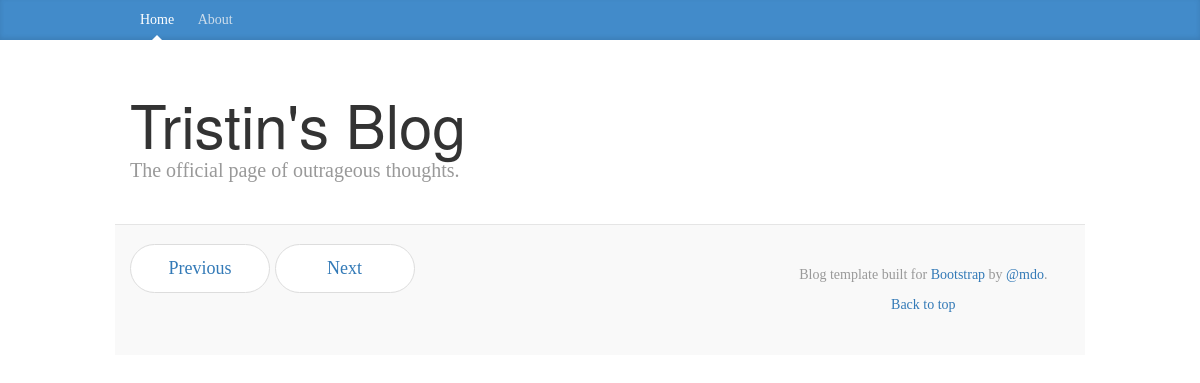
/blog/, run on an earlier commit of the app's database.
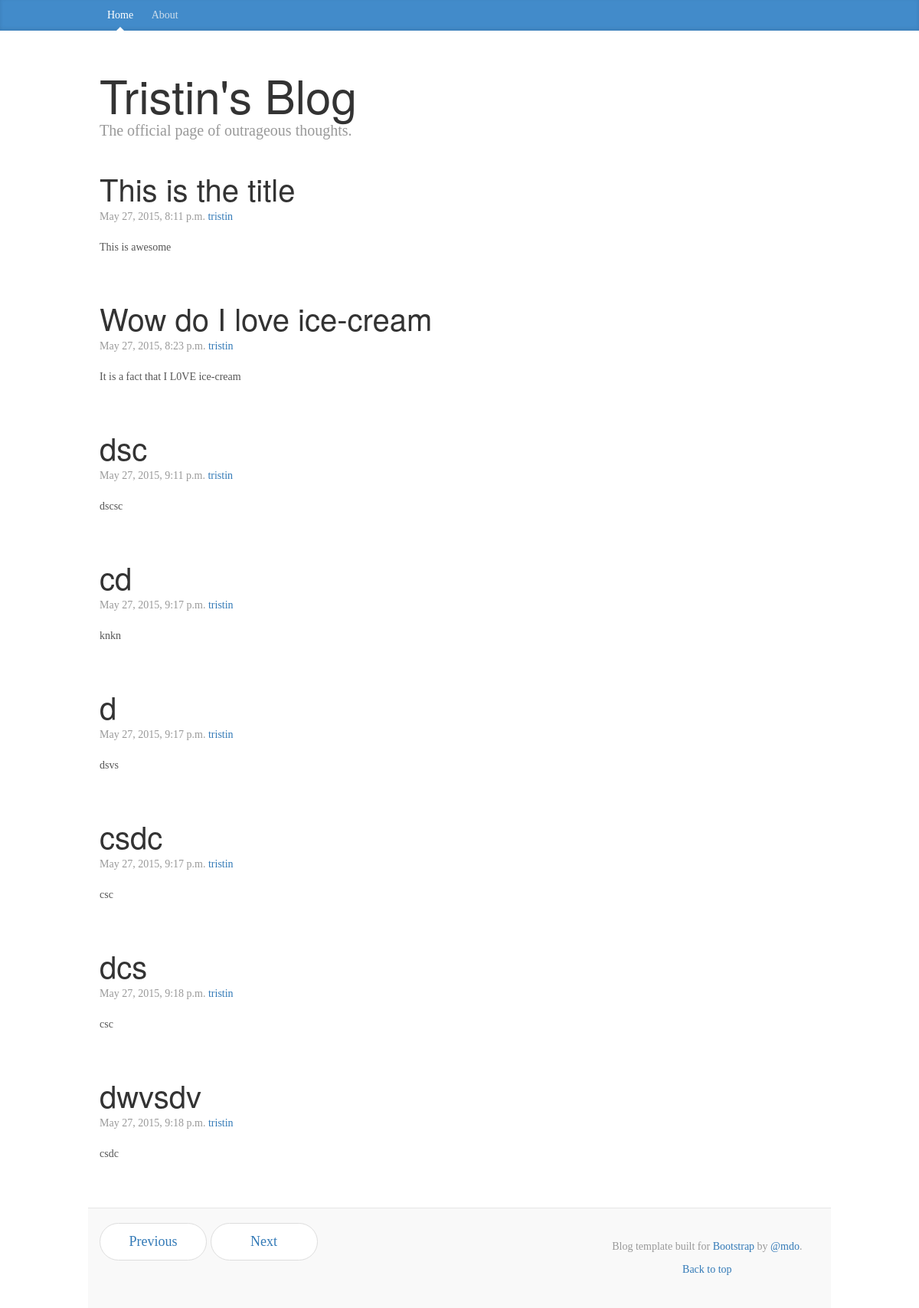
And on a later commit of the database.
### blog/models.py (models this page shows, shortened)
class Blog(models.Model):
    title = models.CharField(max_length=100, unique=True)
    slug = models.SlugField(max_length=100, unique=True)
    body = models.TextField()
    posted = models.DateTimeField(db_index=True, auto_now_add=True)
    category = models.ForeignKey('blog.Category', blank=True, null=True)
    created_user = models.ForeignKey(User)

### blog/views.py (the view)
# urls.py: url(r'^blog/', BlogView.as_view(), name='blog_view'),
class BlogView(ListView):
    template_name = 'blog/blog.html'
    model = Blog

### blog/templates/blog/blog.html
{% extends "blog/blogbase.html" %}
{% load django_markdown %}
{% block blog_entries %}
{% for object in object_list %}
    <div class="blog-post">
	    <h2 class="blog-post-title">{{object.title}}</h2>
	    <p class="blog-post-meta"> {{object.posted}} <a href="#"> {{object.created_user}}</a></p>
	   {{ object.body|markdown}}
	  </div>
{% endfor %}
{% endblock %}

### blog/templates/blog/blogbase.html (shortened to what this page needs)
<!DOCTYPE html>
<html lang="en">
  <head>
    <link href="/static/css/bootstrap.css" rel="stylesheet">
    <link href="/static/blog.css" rel="stylesheet">
  </head>
 <body>
    <div class="blog-masthead">
      <div class="container">
        <nav class="blog-nav">
          <a class="blog-nav-item active" href="/index">Home</a>
          <a class="blog-nav-item" href="/about">About</a>
        </nav>
      </div>
    </div>
    <div class="container">
      <div class="blog-header">
        <h1 class="blog-title">Tristin's Blog</h1>
        <p class="lead blog-description">The official page of outrageous thoughts.</p>
      </div>
          {% block blog_entries %}{% endblock %}
      <div class="row">
        <div class="col-sm-8 blog-main">
          <div class="blog-post">
          <nav>
            <ul class="pager">
              <li><a href="#">Previous</a></li>
              <li><a href="#">Next</a></li>
            </ul>
          </nav>
      </div>
    </div>
    <footer class="blog-footer">
      <p>Blog template built for
       <a href="http://getbootstrap.com">Bootstrap
       </a> by <a href="https://twitter.com/mdo">@mdo</a>.</p>
      <p>
        <a href="#">Back to top</a>
      </p>
    </footer>
  </body>
</html>

### blog/static/blog.css (style rules this page uses)
body { font-family: Georgia, "Times New Roman", Times, serif; color: #555; }
h1, .h1, h2, .h2, h3, .h3, h4, .h4, h5, .h5, h6, .h6 { margin-top: 0; font-family: "Helvetica Neue", Helvetica, Arial, sans-serif; font-weight: normal; color: #333; }
@media (min-width: 1200px) { .container { width: 970px; } }
.blog-masthead { background-color: #428bca; -webkit-box-shadow: inset 0 -2px 5px rgba(0,0,0,.1); box-shadow: inset 0 -2px 5px rgba(0,0,0,.1); }
.blog-nav-item { position: relative; display: inline-block; padding: 10px; font-weight: 500; color: #cdddeb; }
.blog-nav .active { color: #fff; }
.blog-nav .active:after { position: absolute; bottom: 0; left: 50%; width: 0; height: 0; margin-left: -5px; vertical-align: middle; content: " "; border-right: 5px solid transparent; border-bottom: 5px solid; border-left: 5px solid transparent; }
.blog-header { padding-top: 20px; padding-bottom: 20px; }
.blog-title { margin-top: 30px; margin-bottom: 0; font-size: 60px; font-weight: normal; }
.blog-description { font-size: 20px; color: #999; }
.blog-main { font-size: 18px; line-height: 1.5; }
.pager { margin-bottom: 60px; text-align: left; }
.pager > li > a { width: 140px; padding: 10px 20px; text-align: center; border-radius: 30px; }
.blog-post { margin-bottom: 60px; }
.blog-post-title { margin-bottom: 5px; font-size: 40px; }
.blog-post-meta { margin-bottom: 20px; color: #999; }
.blog-footer { padding: 40px 0; color: #999; text-align: center; background-color: #f9f9f9; border-top: 1px solid #e5e5e5; }
.blog-footer p:last-child { margin-bottom: 0; }

What changed in the data, as far as the page shows it:
added Blog: title "This is the title", posted "May 27, 2015, 8:11 p.m.", created_user "tristin", body "This is awesome"
added Blog: title "Wow do I love ice-cream", posted "May 27, 2015, 8:23 p.m.", created_user "tristin", body "It is a fact that I L0VE ice-cream"
added Blog: title "dsc", posted "May 27, 2015, 9:11 p.m.", created_user "tristin", body "dscsc"
added Blog: title "cd", posted "May 27, 2015, 9:17 p.m.", created_user "tristin", body "knkn"
added Blog: title "d", posted "May 27, 2015, 9:17 p.m.", created_user "tristin", body "dsvs"
added Blog: title "csdc", posted "May 27, 2015, 9:17 p.m.", created_user "tristin", body "csc"
added Blog: title "dcs", posted "May 27, 2015, 9:18 p.m.", created_user "tristin", body "csc"
added Blog: title "dwvsdv", posted "May 27, 2015, 9:18 p.m.", created_user "tristin", body "csdc"
